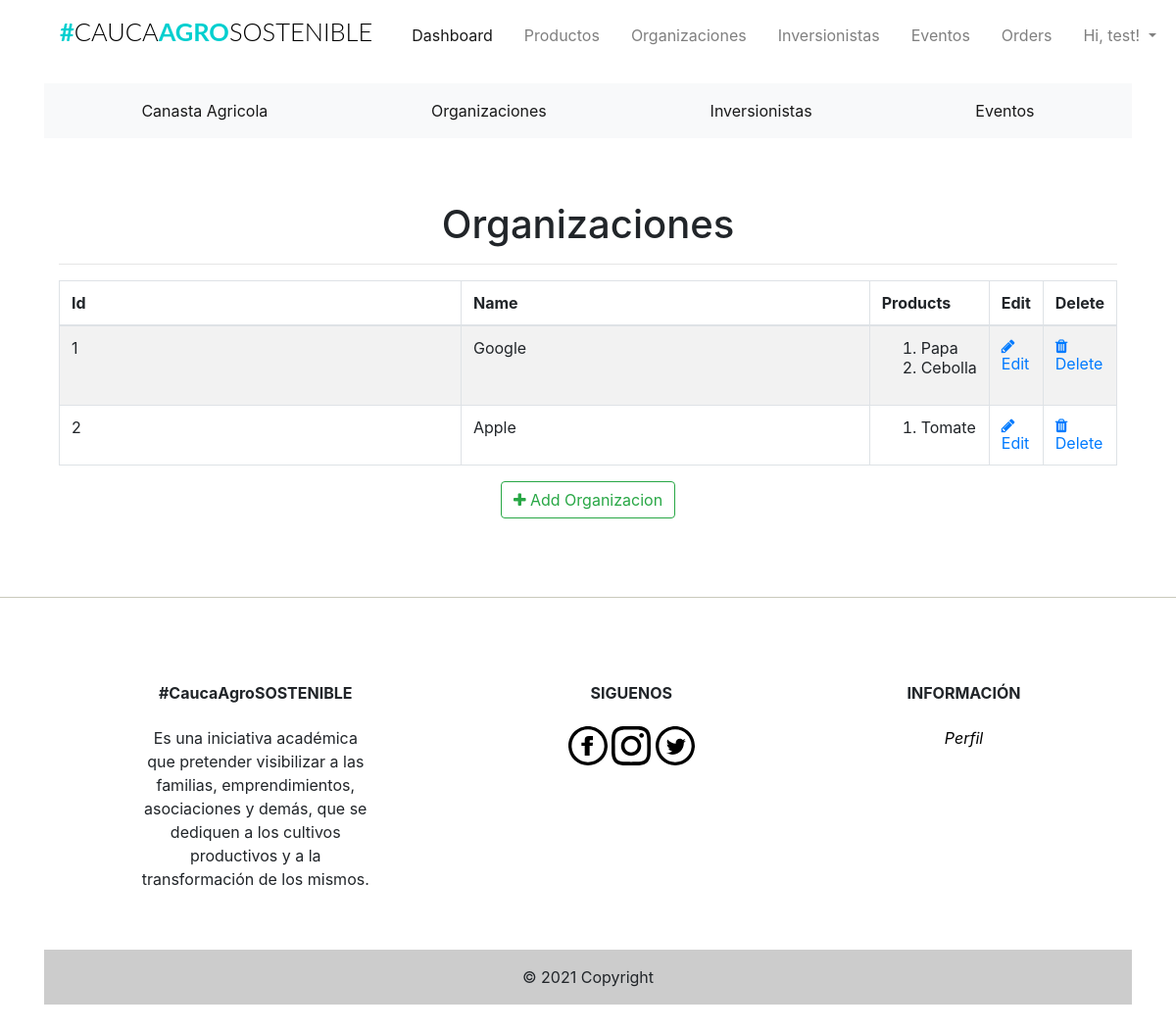
/admin/organizaciones (signed in), run on an earlier commit of the app's database.
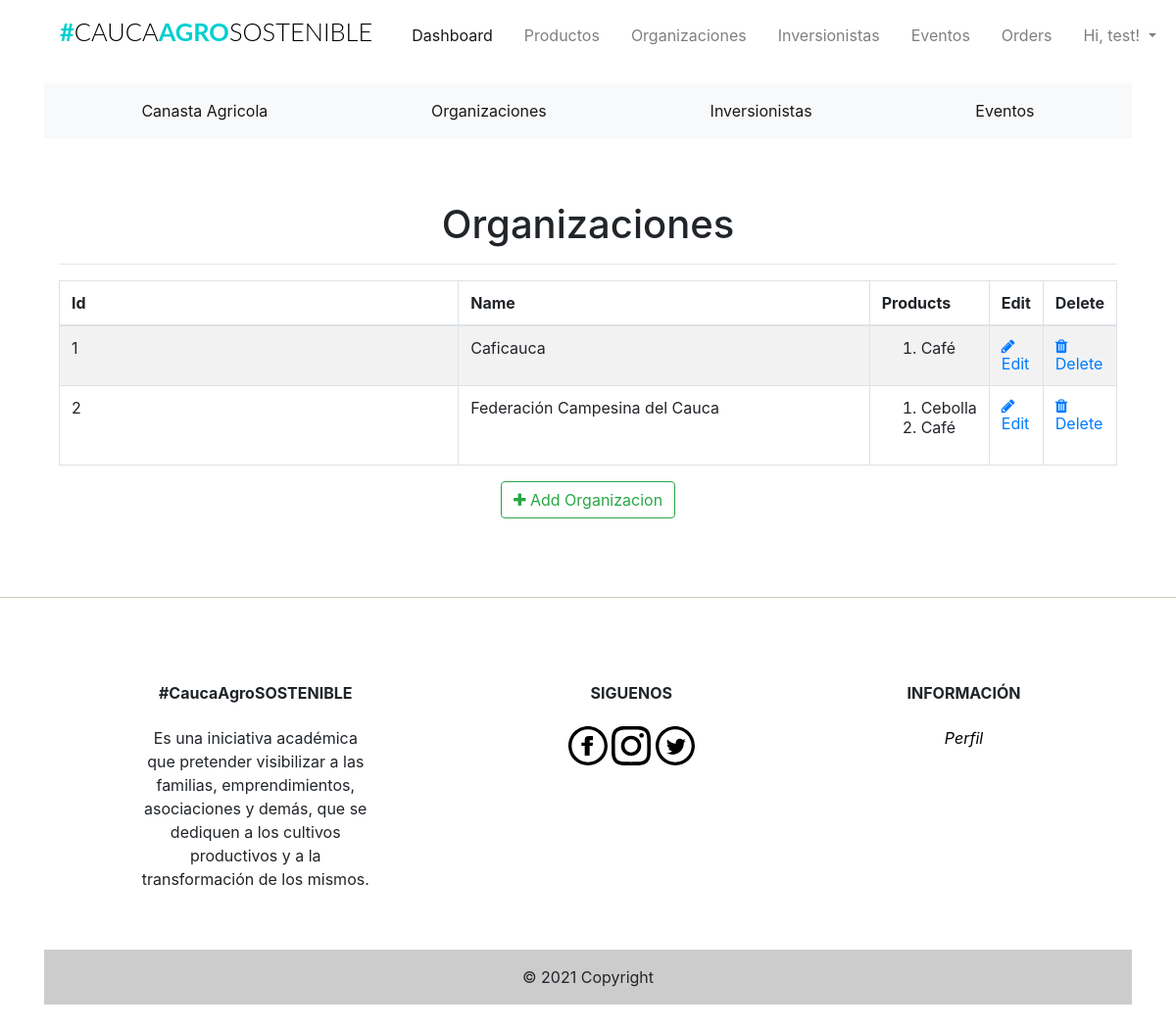
And on a later commit of the database.
### app/models.py (models this page shows, shortened)
class Organizaciones(db.Model):
    __tablename__ = 'organizaciones'
    id = db.Column(db.Integer, primary_key=True)
    organizacion_name = db.Column(db.String(20), index=True)
    organizacion_image = db.Column(db.String(120))
    organizacion_location = db.Column(db.String(120))
    organizacion_phone = db.Column(db.String(15))
    product = db.relationship('Products', backref='products_organizaciones')

class Products(db.Model):
    __tablename__ = 'products'
    id = db.Column(db.Integer, primary_key=True)
    product_name = db.Column(db.String(100), index=True)
    product_price = db.Column(db.Integer, index=True)
    product_image = db.Column(db.String(120))
    product_description = db.Column(db.String(200))
    product_stock = db.Column(db.Integer)
    promotion_value = db.Column(db.Integer, index=True)
    organizacion_id = db.Column(db.Integer, db.ForeignKey('organizaciones.id'))
    order = db.relationship(
        'Orders', secondary=association_table, backref='my_orders', lazy='dynamic')

### app/admin/routes.py (the view)
@admin.route('/organizaciones', methods=['GET', 'POST'])
@login_required
def list_organizaciones():
    check_admin()
    organizaciones = Organizaciones.query.all()
    return render_template('admin/organizaciones/organizaciones.html', title="Organizaciones", organizaciones=organizaciones)

### app/admin/routes.py (called while the page is built)
def check_admin():
    if not current_user.is_admin:
        abort(403)

### app/models.py (called while the page is built)
@login_manager.user_loader
def load_user(id):
    return Users.query.get(int(id))

### app/templates/admin/organizaciones/organizaciones.html (shortened to what this page needs)
{% extends "base.html" %}
{% block head %}
<head>
    <link href="//maxcdn.bootstrapcdn.com/font-awesome/4.1.0/css/font-awesome.min.css" rel="stylesheet">
</head>
{%endblock head%}
{% block body %}
<div class="container">
  <div class="outer">
    <div class="middle">
      <div class="inner">
        <br/>
        <br/>
        <h1 style="text-align:center;">Organizaciones</h1>
        {% if organizaciones %}
          <hr class="intro-divider">
            <table class="table table-striped table-bordered">
              <thead>
                <tr>
                  <th width="45%"> Id </th>
                  <th width="45%"> Name </th>
                  <th width="15%"> Products</th>
                  <th width="15%"> Edit </th>
                  <th width="15%"> Delete </th>
                </tr>
              </thead>
              <tbody>
              {% for organizacion in organizaciones %}
                <tr>
                  <td> {{ organizacion.id}} </td>
                  <td> {{ organizacion.organizacion_name}} </td>
                    {% if organizacion.product == [] %}
                    <td>
                      0
                    </td>
                    {% else %}
                  <td>
                      <ol>
                        {% for name in organizacion.product %}
                          <li>
                            {{ name.product_name }}
                          </li>
                          {% endfor %}
                        </ol>
                  </td>
                  {% endif %}
                  <td>
                    <a href="{{ url_for('admin.edit_organizacion', id=organizacion.id) }}">
                      <i class="fa fa-pencil"></i> Edit
                    </a>
                  </td>
                  <td>
                    <a href="{{ url_for('admin.delete_organizacion', id=organizacion.id) }}">
                      <i class="fa fa-trash"></i> Delete
                    </a>
                  </td>
                </tr>
              {% endfor %}
              </tbody>
            </table>
          <div style="text-align: center">
        {% else %}
          <div style="text-align: center">
            <h3> No Organizacion have been added. </h3>
            <hr class="intro-divider">
        {% endif %}
          <a href="{{ url_for('admin.add_organizacion') }}" class="btn btn-outline-success">
            <i class="fa fa-plus"></i>
            Add Organizacion
          </a>
        </div>
      </div>
    </div>
  </div>
</div>
{% endblock %}

What changed in the data, as far as the page shows it:
removed Products: product_name "Papa", shown under Organizaciones id 1
removed Products: product_name "Tomate", shown under Organizaciones id 2
changed Organizaciones id 1: organizacion_name "Google" → "Caficauca"; loses Products (product_name "Cebolla")
added Products: product_name "Café", shown under Organizaciones id 1
changed Organizaciones id 2: organizacion_name "Apple" → "Federación Campesina del Cauca"; gains Products (product_name "Cebolla")
added Products: product_name "Café", shown under Organizaciones id 2
